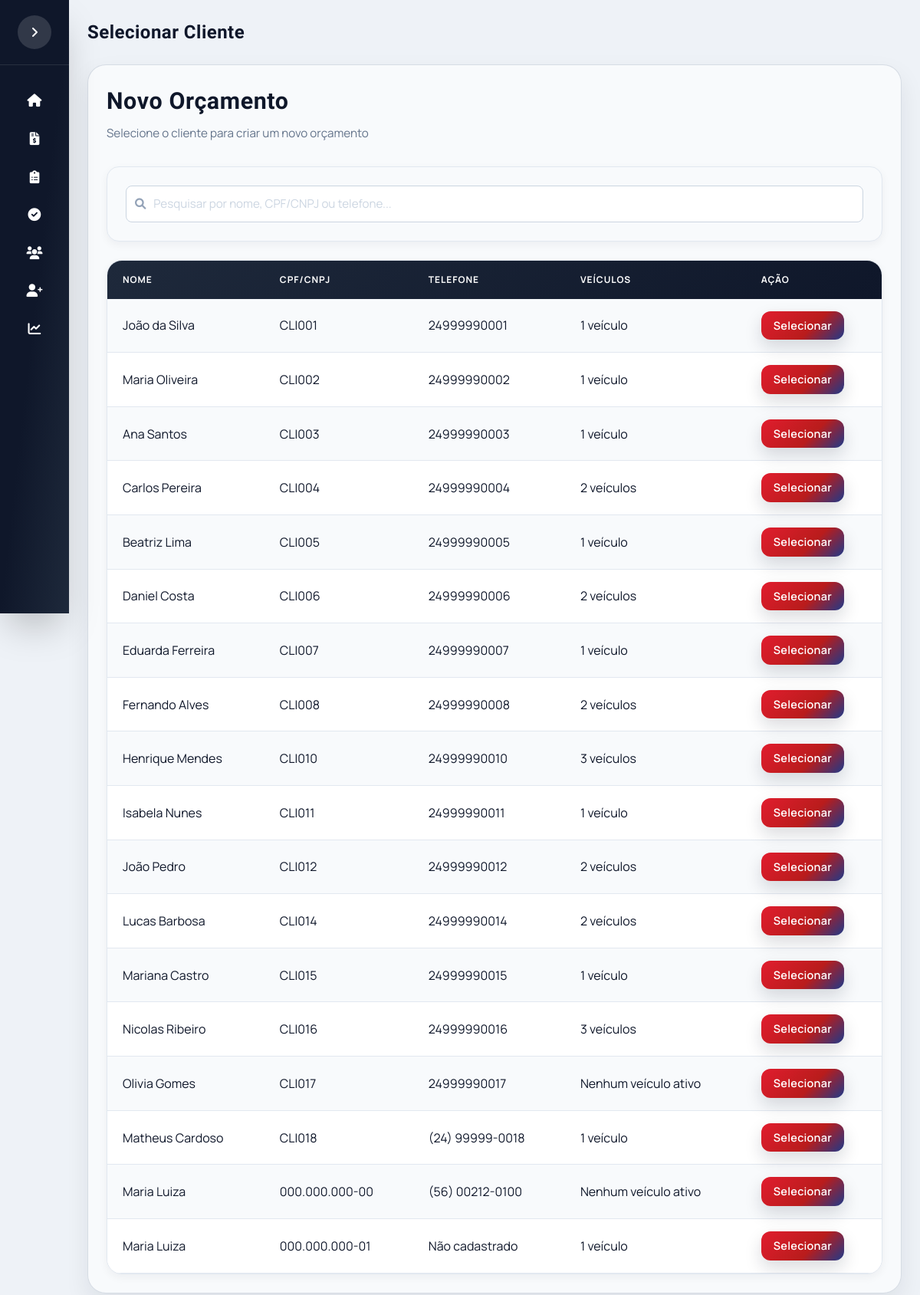
The app's page /novo_pedido with its own data.
### app/models.py (models this page shows)
class Cliente(db.Model):
    __tablename__ = "clientes"
    id_cliente = db.Column(db.Integer, primary_key=True, autoincrement=True)
    cod_cliente = db.Column(db.String(20), unique=True, nullable=False)
    nome = db.Column(db.String(120), nullable=False)
    cliente_ativo = db.Column(db.Integer, default=1)
    telefones = db.relationship("TelefoneCliente", backref="cliente", lazy=True, cascade="all, delete-orphan")
    emails = db.relationship("EmailCliente", backref="cliente", lazy=True, cascade="all, delete-orphan")
    enderecos = db.relationship("EnderecoCliente", backref="cliente", lazy=True, cascade="all, delete-orphan")
    veiculos = db.relationship("Veiculo", backref="cliente", lazy=True, cascade="all, delete-orphan")

class TelefoneCliente(db.Model):
    __tablename__ = "telefones_cliente"
    id_telefone = db.Column(db.Integer, primary_key=True, autoincrement=True)
    id_cliente = db.Column(db.Integer, db.ForeignKey("clientes.id_cliente"), nullable=False)
    telefone = db.Column(db.String(20), nullable=False)

### app/routes.py (the view)
@main.route("/novo_pedido")
def novo_pedido():
    clientes = Cliente.query.filter(Cliente.cliente_ativo == 1).all()
    return render_template(
        "selecionar_cliente_pedido.html",
        clientes=clientes
    )

### templates/selecionar_cliente_pedido.html (shortened to what this page needs)
{% extends "base.html" %}
{% block page_title %}
Selecionar Cliente
{% endblock %}
{% block content %}
<div class="table-container">
    <div class="screen-header" style="margin-bottom: 2rem;">
        <div>
            <h2 class="screen-title title-font" style="margin-bottom: 0.5rem;">Novo Orçamento</h2>
            <p class="screen-subtitle">Selecione o cliente para criar um novo orçamento</p>
        </div>
    </div>
    <div class="panel filter-panel" style="margin-bottom: 1.5rem; padding: 1.5rem;">
        <div class="input-icon">
            <input
                type="text"
                id="filterCliente"
                placeholder="Pesquisar por nome, CPF/CNPJ ou telefone..."
                autofocus
            >
        </div>
    </div>
    <div class="table-wrapper">
        <table class="table-clientes">
            <thead>
                <tr>
                    <th>Nome</th>
                    <th>CPF/CNPJ</th>
                    <th>Telefone</th>
                    <th>Veículos</th>
                    <th>Ação</th>
                </tr>
            </thead>
            <tbody id="tabelaClientesBody">
                {% for cliente in clientes %}
                <tr>
                    <td>
                        <div class="cliente-header">
                            <div class="cliente-nome">{{ cliente.nome }}</div>
                        </div>
                    </td>
                    <td>{{ cliente.cod_cliente }}</td>
                    <td>
                        {{ cliente.telefones[0].telefone if cliente.telefones else "Não cadastrado" }}
                    </td>
                    <td>
                        {% set veiculos_ativos = cliente.veiculos|selectattr('veiculo_ativo', 'equalto', 1)|list %}
                        {% if veiculos_ativos %}
                            {{ veiculos_ativos|length }} veículo{{ 's' if veiculos_ativos|length > 1 else '' }}
                        {% else %}
                            Nenhum veículo ativo
                        {% endif %}
                    </td>
                    <td>
                        <a href="{{ url_for('main.selecionar_veiculo_pedido', id_cliente=cliente.id_cliente) }}"
                           class="btn-primary"
                           style="padding: 0.5rem 1rem; font-size: 0.9rem;">
                            Selecionar
                        </a>
                    </td>
                </tr>
                {% endfor %}
            </tbody>
        </table>
    </div>
</div>
{% endblock %}

### static/css/estilo.css (style rules this page uses)
:root { --brand-red: #e11d2e; --brand-red-dark: #b91c1c; --brand-blue: #1e3a8a; --ink: #0f172a; --muted: #475569; --panel: #f8fafc; --line: #e2e8f0; --accent: #10b981; --primary: #4f46e5; --primary-dark: #4338ca; --primary-light: #818cf8; --success: #10b981; --warning: #f59e0b; --danger: #ef4444; --info: #3b82f6; --sidebar-width: 280px; --sidebar-collapsed: 90px; --radius-card: 1.25rem; --radius-lg: 1rem; --radius-md: 0.75rem; --shadow-sm: 0 1px 2px 0 rgb(0 0 0 / 0.05); --shadow-md: 0 4px 6px -1px rgb(0 0 0 / 0.1); --shadow-lg: 0 10px 15px -3px rgb(0 0 0 / 0.1); --shadow-xl: 0 20px 25px -5px rgb(0 0 0 / 0.1); }
* { margin: 0; padding: 0; box-sizing: border-box; }
body { background: radial-gradient(circle at top, #e2e8f0 0%, #cbd5e1 55%, #e2e8f0 100%); font-family: 'Manrope', system-ui, sans-serif; color: var(--ink); min-height: 100vh; overflow-x: hidden; }
h1, h2, h3, .title-font { font-family: 'Barlow Condensed', 'Manrope', system-ui, sans-serif; letter-spacing: 0.02em; }
.screen-header { display: flex; flex-wrap: wrap; align-items: center; justify-content: space-between; gap: 1rem; margin-bottom: 1.5rem; }
.screen-title { font-size: 1.9rem; font-weight: 700; color: #0f172a; font-family: 'Barlow Condensed', sans-serif; }
.screen-subtitle { color: #64748b; font-size: 0.95rem; margin-top: 0.25rem; }
.btn-primary { background: linear-gradient(135deg, var(--brand-red) 0%, var(--brand-red-dark) 60%, var(--brand-blue) 100%); transition: all 0.2s; box-shadow: 0 10px 22px rgba(15,23,42,0.15); letter-spacing: 0.02em; display: inline-flex; align-items: center; gap: 0.5rem; padding: 0.75rem 1.5rem; border-radius: 0.75rem; font-weight: 600; font-size: 0.875rem; cursor: pointer; text-decoration: none; color: white; border: none; }
.table-wrapper { background: #ffffff; border: 1px solid var(--line); border-radius: 1.25rem; overflow-x: auto; box-shadow: 0 4px 12px rgba(15,23,42,0.05); }
.table-clientes { width: 100%; border-collapse: collapse; min-width: 600px; }
.table-clientes thead { background: linear-gradient(135deg, #1e293b 0%, #0f172a 100%); }
.table-clientes thead th { color: #ffffff; padding: 1rem 1.25rem; text-align: left; font-size: 0.75rem; font-weight: 700; text-transform: uppercase; letter-spacing: 0.08em; }
.table-clientes tbody tr { border-bottom: 1px solid #e2e8f0; transition: all 0.2s ease; }
.table-clientes tbody tr:nth-child(even) { background-color: #ffffff; }
.table-clientes tbody tr:nth-child(odd) { background-color: #f8fafc; }
.table-clientes td { padding: 1rem 1.25rem; color: #0f172a; vertical-align: middle; }
.input-icon { position: relative; }

### templates/selecionar_cliente_pedido.html (style rules this page uses)
.filter-panel { background: #f8fafc; border: 1px solid #e2e8f0; border-radius: 1rem; box-shadow: 0 4px 12px rgba(15, 23, 42, 0.05); }
.filter-panel .input-icon { position: relative; }
.filter-panel .input-icon input { width: 100%; padding: 0.7rem 0.75rem 0.7rem 2.2rem; border: 1px solid #cbd5e1; border-radius: 0.5rem; font-size: 0.95rem; background: #ffffff; transition: all 0.2s ease; }
.filter-panel .input-icon input::placeholder { color: #cbd5e1; }

### records on screen
Cliente: nome "João da Silva", cod_cliente "CLI001", telefone "24999990001", veiculos_ativos "1"
Cliente: nome "Maria Oliveira", cod_cliente "CLI002", telefone "24999990002", veiculos_ativos "1"
Cliente: nome "Ana Santos", cod_cliente "CLI003", telefone "24999990003", veiculos_ativos "1"
Cliente: nome "Carlos Pereira", cod_cliente "CLI004", telefone "24999990004", veiculos_ativos "2", value "s"
Cliente: nome "Beatriz Lima", cod_cliente "CLI005", telefone "24999990005", veiculos_ativos "1"
Cliente: nome "Daniel Costa", cod_cliente "CLI006", telefone "24999990006", veiculos_ativos "2", value "s"
Cliente: nome "Eduarda Ferreira", cod_cliente "CLI007", telefone "24999990007", veiculos_ativos "1"
Cliente: nome "Fernando Alves", cod_cliente "CLI008", telefone "24999990008", veiculos_ativos "2", value "s"
Cliente: nome "Henrique Mendes", cod_cliente "CLI010", telefone "24999990010", veiculos_ativos "3", value "s"
Cliente: nome "Isabela Nunes", cod_cliente "CLI011", telefone "24999990011", veiculos_ativos "1"
Cliente: nome "João Pedro", cod_cliente "CLI012", telefone "24999990012", veiculos_ativos "2", value "s"
Cliente: nome "Lucas Barbosa", cod_cliente "CLI014", telefone "24999990014", veiculos_ativos "2", value "s"
Cliente: nome "Mariana Castro", cod_cliente "CLI015", telefone "24999990015", veiculos_ativos "1"
Cliente: nome "Nicolas Ribeiro", cod_cliente "CLI016", telefone "24999990016", veiculos_ativos "3", value "s"
Cliente: nome "Olivia Gomes", cod_cliente "CLI017", telefone "24999990017", shows "Nenhum veículo ativo"
Cliente: nome "Matheus Cardoso", cod_cliente "CLI018", telefone "(24) 99999-0018", veiculos_ativos "1"
Cliente: nome "Maria Luiza", cod_cliente "000.000.000-00", telefone "(56) 00212-0100", shows "Nenhum veículo ativo"
Cliente: nome "Maria Luiza", cod_cliente "000.000.000-01", telefones "Não cadastrado", veiculos_ativos "1"
